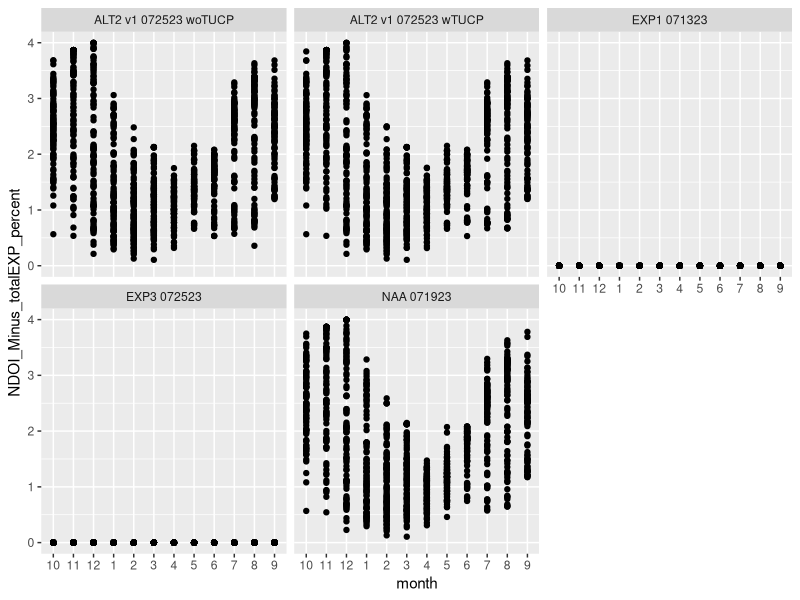
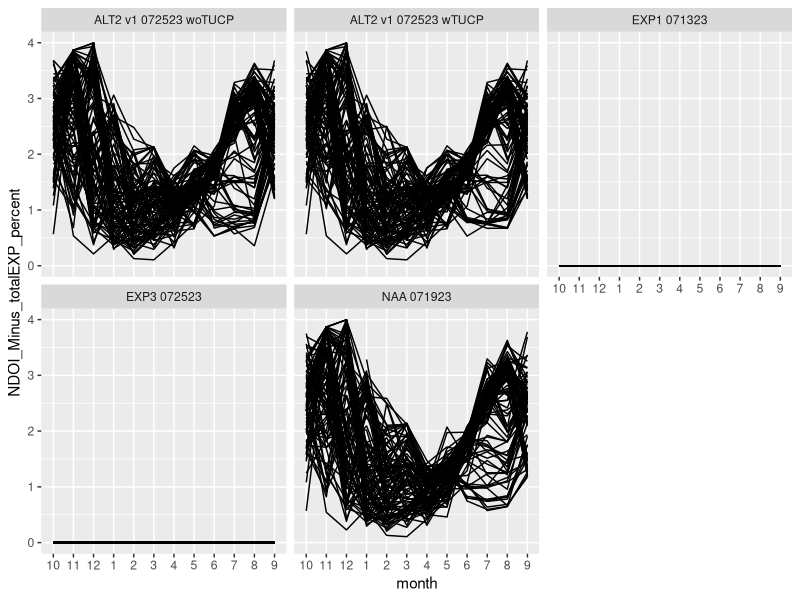
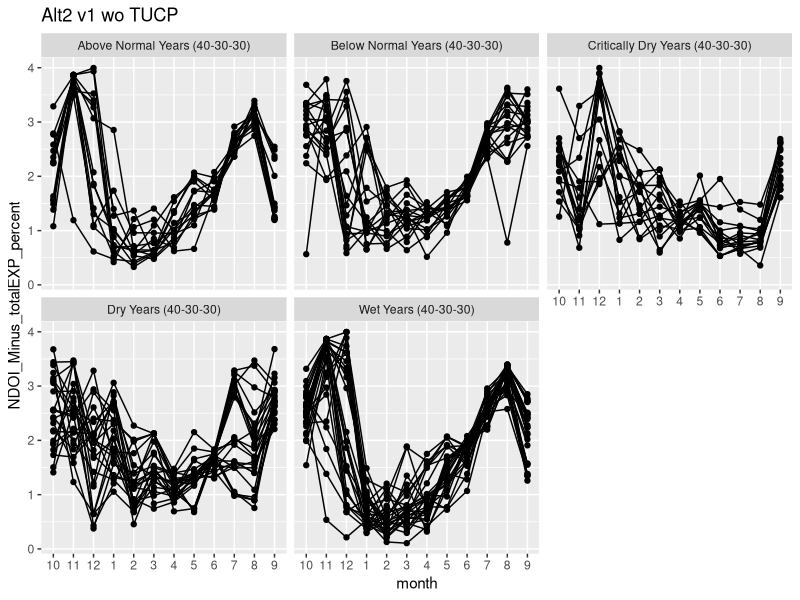

Generate these figures, in order, with R:
#Script is part of the I. OMR Volumetric Influence line of evidence

#Purpose: Assemble data file for use in (file to be named later) from raw CAlSIM exported data

#Packages -----
library(tidyverse)
library(readr)

#load data files----

#Delta Outflow
DO_AllAlts <- read_csv("Data/DO_AllAlts.csv", 
                       col_types = cols(...1 = col_skip()))
#View(DO_AllAlts)

#Delta Exports
EXP_AllAlts <- read_csv("Data/EXP_AllAlts.csv", 
                        col_types = cols(...1 = col_skip()))
#View(EXP_AllAlts)

#North of Delta Inflow (NDOI)
NDOI_AllAlts <- read_csv("Data/NDOI_AllAlts.csv", 
                         col_types = cols(...1 = col_skip()))
#View(NDOI_AllAlts)

#water Year types (applies to all alternatives)
WYtype_All <- read_csv("Data/WYtype_All.csv", 
                       col_types = cols(...1 = col_skip()))
#View(WYtype_All)

#Combine data files----
DOtoNDOI_join <- left_join(DO_AllAlts, NDOI_AllAlts, join_by(Alt, Date)) 

#view(DOtoNDOI_join)

DOtoNDOItoEXP_join <- left_join(DOtoNDOI_join, EXP_AllAlts, join_by(Alt, Date)) 

#view(DOtoNDOItoEXP_join)

DOtoNDOItoEXP_join$Date <- as.POSIXct(DOtoNDOItoEXP_join$Date)

DOtoNDOItoEXP_join <- DOtoNDOItoEXP_join %>% mutate(year = year(Date))

DOtoNDOItoEXPtoWY_join <- left_join(DOtoNDOItoEXP_join, WYtype_All, 
                                    join_by(year == Year_WY))
#view(DOtoNDOItoEXPtoWY_join)

#Data Analysis----

#Rename object for ease
vol_influ <- DOtoNDOItoEXPtoWY_join

#View(vol_influ)

vol_influ_diff <- vol_influ %>% 
  mutate(totalEXP = JonesExp + BanksExpSWP + BanksExpCVP) %>% 
  mutate(NDOI_Minus_totalEXP_CFS = NDOI - totalEXP) %>% 
  mutate(NDOI_Minus_totalEXP_percent = (totalEXP/NDOI)*100) %>% 
  mutate(month = month(Date), month = factor(month, levels = c(10,11,12,1,2,3,4,5,6,7,8,9))) %>% 
  mutate(year = year(Date))
  

view(vol_influ_diff)

ggplot(vol_influ_diff, aes(x= month, y=NDOI_Minus_totalEXP_percent)) + 
  geom_point()+
  facet_wrap(~Alt)

ggplot(vol_influ_diff, aes(x= month, y=NDOI_Minus_totalEXP_percent, group = year)) + 
  geom_line()+
  facet_wrap(~Alt)



#filtered by alternative
Alt2v1woTUCP <- vol_influ_diff %>% filter(Alt == "ALT2 v1 072523 woTUCP")

ggplot(Alt2v1woTUCP, aes(x= month, y=NDOI_Minus_totalEXP_percent, group = year)) + 
  geom_line()+
  geom_point()+
  labs(title = "Alt2 v1 wo TUCP")+
  facet_wrap(~Wytype)
